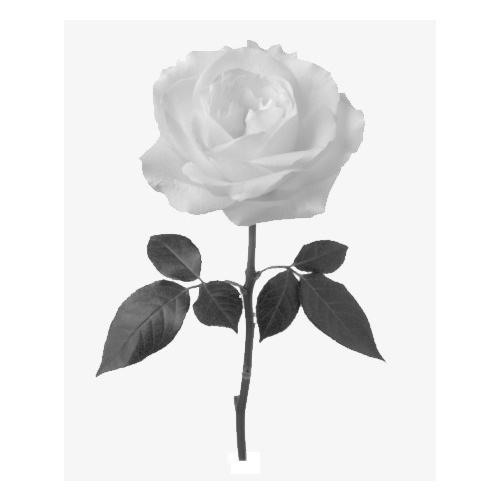
#> input picture Bolum1/gul.jpg, 500 x 500 px
$ python kamera3.py
#> lines starting #> are read from the running program, lines starting #| are printed output that depends on the picture; after the words box and inside, x2 and y2 are one past the last pixel; in counts of white or black regions, pixels touching at a corner belong together
import cv2
import numpy as np
from matplotlib import pyplot as plt

img = cv2.imread('gul.jpg')
#> img is the input picture: shape (500, 500, 3); min 29, max 255, mean 230.5
kenarlar = cv2.Canny(img,120,200)
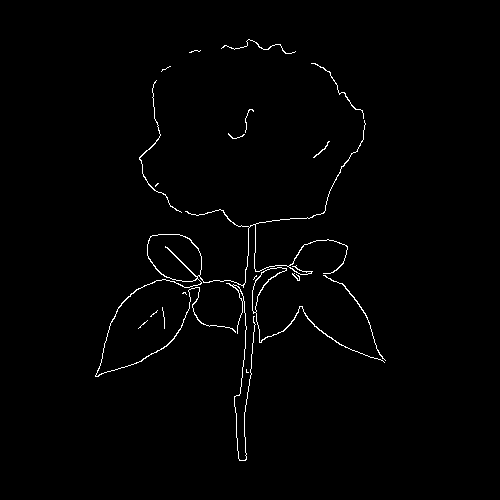
#> kenarlar: shape (500, 500); 1.1% white in thin lines or dots, all inside (x1, y1, x2, y2) = (95, 39, 386, 461)

plt.subplot(121), plt.imshow(img,cmap= 'gray')
plt.title('orjinal'), plt.xticks([]), plt.yticks([])
plt.subplot(122), plt.imshow(kenarlar,cmap= 'gray')
plt.title('kenarlar'), plt.xticks([]), plt.yticks([])
plt.show()
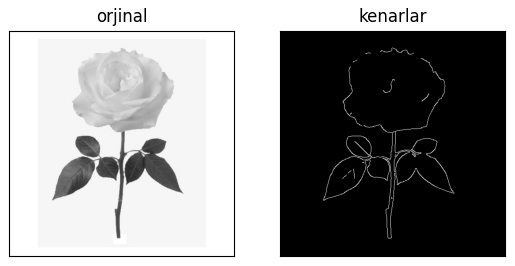
#> figure drawn by matplotlib, 2 panels

$ run again, with Bolum1/cicek.jpg copied over Bolum1/gul.jpg
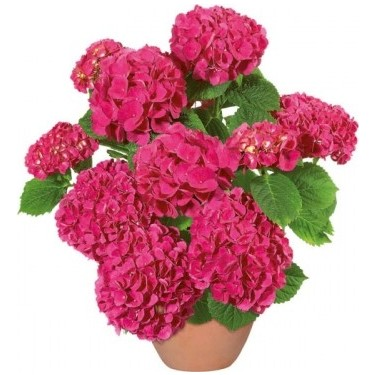
#> input picture Bolum1/cicek.jpg, 375 x 375 px
#> img is the input picture: shape (375, 375, 3); mean B, G, R 162.8, 154.3, 209.7
#> `kenarlar = cv2.Canny(img,120,200)`:
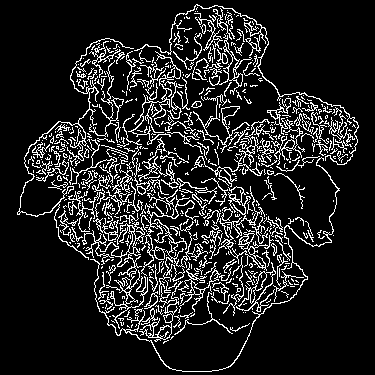
#> kenarlar: shape (375, 375); 13.1% white in thin lines or dots, all inside (x1, y1, x2, y2) = (17, 4, 359, 372)
#> `plt.show()`:
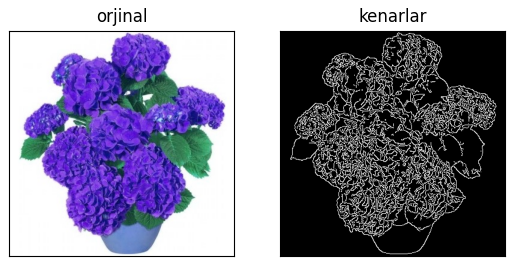
#> figure drawn by matplotlib, 2 panels; B, G, R data is drawn as R, G, B
